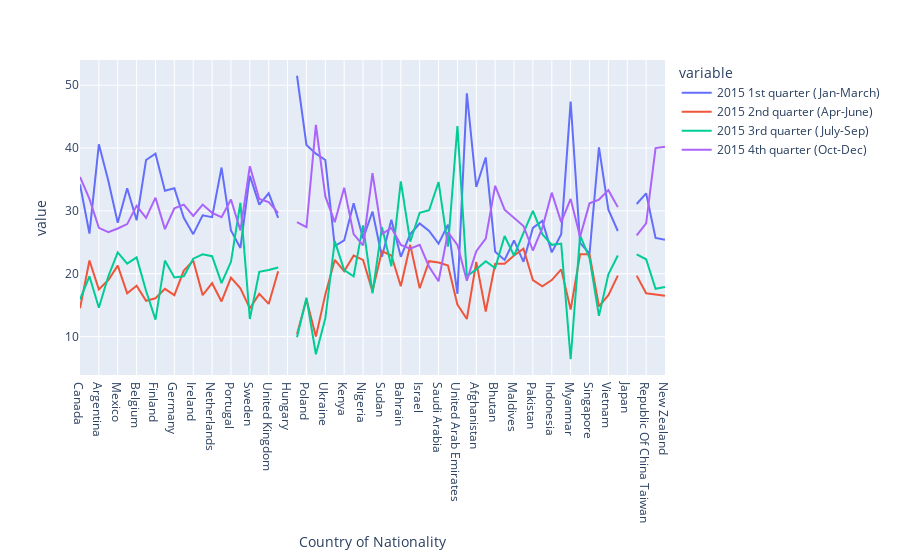

The cell this chart's notebook holds for it:
### Code cell
cols = ['2015 1st quarter (Jan-March) ','2015 2nd quarter (Apr-June)', '2015 3rd quarter (July-Sep) ', '2015 4th quarter (Oct-Dec) ']
px.line(df, df.index, cols)

### Figure 1 — Plotly figure (JSON) as saved in the notebook; plotly's stock layout.template omitted (floating-point values rounded to 4 significant figures)
{"data": [{"hovertemplate": "variable=2015 1st quarter (Jan-March) <br>Country of Nationality=%{x}<br>value=%{y}<extra></extra>", "legendgroup": "2015 1st quarter (Jan-March) ", "line": {"color": "#636efa", "dash": "solid"}, "marker": {"symbol": "circle"}, "mode": "lines", "name": "2015 1st quarter (Jan-March) ", "orientation": "v", "showlegend": true, "type": "scatter", "x": ["Canada", "United States Of America", "Argentina", "Brazil", "Mexico", "Austria", "Belgium", "Denmark", "Finland", "France", "Germany", "Greece", "Ireland", "Italy", "Netherlands", "Norway", "Portugal", "Spain", "Sweden", "Switzerland", "United Kingdom", "Czech Rep.", "Hungary", "Kazakhstan", "Poland", "Russian Federation", "Ukraine", "Egypt", "Kenya", "Mauritius", "Nigeria", "South Africa", "Sudan", "Tanzania", "Bahrain", "Iraq", "Israel", "Oman", "Saudi Arabia", "Turkey", "United Arab Emirates", "Yemen", "Afghanistan", "Bangladesh", "Bhutan", "Iran", "Maldives", "Nepal", "Pakistan", "Sri Lanka", "Indonesia", "Malaysia", "Myanmar", "Philippines", "Singapore", "Thailand", "Vietnam", "China", "Japan", "Korea (Republic Of ", "Republic Of China Taiwan", "Australia", "New Zealand"], "xaxis": "x", "y": [34.2, 26.4, 40.6, 34.8, 28.1, 33.6, 28.5, 38.1, 39.1, 33.2, 33.6, 28.9, 26.3, 29.3, 29, 36.9, 26.9, 24.1, 35.6, 31, 32.8, 28.9, null, 51.5, 40.5, 39.1, 38.1, 24.4, 25.3, 31.2, 25.6, 29.9, 22.7, 28.6, 22.7, 26.3, 28, 26.8, 24.8, 27.8, 16.8, 48.7, 33.8, 38.5, 23.5, 22.2, 25.3, 21.9, 27.3, 28.4, 23.4, 26.3, 47.4, 24.9, 23.2, 40.1, 30.2, 26.8, null, 31.1, 32.8, 25.7, 25.4], "yaxis": "y"}, {"hovertemplate": "variable=2015 2nd quarter (Apr-June)<br>Country of Nationality=%{x}<br>value=%{y}<extra></extra>", "legendgroup": "2015 2nd quarter (Apr-June)", "line": {"color": "#EF553B", "dash": "solid"}, "marker": {"symbol": "circle"}, "mode": "lines", "name": "2015 2nd quarter (Apr-June)", "orientation": "v", "showlegend": true, "type": "scatter", "x": ["Canada", "United States Of America", "Argentina", "Brazil", "Mexico", "Austria", "Belgium", "Denmark", "Finland", "France", "Germany", "Greece", "Ireland", "Italy", "Netherlands", "Norway", "Portugal", "Spain", "Sweden", "Switzerland", "United Kingdom", "Czech Rep.", "Hungary", "Kazakhstan", "Poland", "Russian Federation", "Ukraine", "Egypt", "Kenya", "Mauritius", "Nigeria", "South Africa", "Sudan", "Tanzania", "Bahrain", "Iraq", "Israel", "Oman", "Saudi Arabia", "Turkey", "United Arab Emirates", "Yemen", "Afghanistan", "Bangladesh", "Bhutan", "Iran", "Maldives", "Nepal", "Pakistan", "Sri Lanka", "Indonesia", "Malaysia", "Myanmar", "Philippines", "Singapore", "Thailand", "Vietnam", "China", "Japan", "Korea (Republic Of ", "Republic Of China Taiwan", "Australia", "New Zealand"], "xaxis": "x", "y": [14.5, 22.1, 17.5, 19, 21.3, 16.9, 18.1, 15.7, 16.1, 17.6, 16.6, 20.5, 22.1, 16.6, 18.5, 15.6, 19.4, 17.7, 14.5, 16.8, 15.2, 20.4, null, 10.4, 15.9, 10, 16.7, 22.2, 20.4, 22.9, 22.2, 17.2, 23.6, 22.9, 18, 24.6, 17.7, 22, 21.8, 21.3, 15.1, 12.8, 21.9, 14, 21.6, 21.6, 22.9, 24, 19, 18, 19, 20.7, 14.3, 23.1, 23.1, 14.8, 16.6, 19.7, null, 19.7, 16.9, 16.7, 16.5], "yaxis": "y"}, {"hovertemplate": "variable=2015 3rd quarter (July-Sep) <br>Country of Nationality=%{x}<br>value=%{y}<extra></extra>", "legendgroup": "2015 3rd quarter (July-Sep) ", "line": {"color": "#00cc96", "dash": "solid"}, "marker": {"symbol": "circle"}, "mode": "lines", "name": "2015 3rd quarter (July-Sep) ", "orientation": "v", "showlegend": true, "type": "scatter", "x": ["Canada", "United States Of America", "Argentina", "Brazil", "Mexico", "Austria", "Belgium", "Denmark", "Finland", "France", "Germany", "Greece", "Ireland", "Italy", "Netherlands", "Norway", "Portugal", "Spain", "Sweden", "Switzerland", "United Kingdom", "Czech Rep.", "Hungary", "Kazakhstan", "Poland", "Russian Federation", "Ukraine", "Egypt", "Kenya", "Mauritius", "Nigeria", "South Africa", "Sudan", "Tanzania", "Bahrain", "Iraq", "Israel", "Oman", "Saudi Arabia", "Turkey", "United Arab Emirates", "Yemen", "Afghanistan", "Bangladesh", "Bhutan", "Iran", "Maldives", "Nepal", "Pakistan", "Sri Lanka", "Indonesia", "Malaysia", "Myanmar", "Philippines", "Singapore", "Thailand", "Vietnam", "China", "Japan", "Korea (Republic Of ", "Republic Of China Taiwan", "Australia", "New Zealand"], "xaxis": "x", "y": [15.9, 19.6, 14.6, 19.6, 23.4, 21.6, 22.6, 17.3, 12.7, 22.1, 19.4, 19.6, 22.4, 23.1, 22.8, 18.5, 21.9, 31.3, 12.8, 20.3, 20.6, 21, null, 9.9, 16.2, 7.2, 12.9, 25.2, 20.6, 19.6, 27.7, 16.9, 27.4, 21.2, 34.7, 25.1, 29.7, 30.1, 34.6, 24.3, 43.5, 19.6, 20.7, 22, 20.9, 26, 22.9, 26.5, 30, 26.3, 24.6, 24.8, 6.4, 26.1, 22.5, 13.3, 19.9, 22.9, null, 23.1, 22.3, 17.6, 17.9], "yaxis": "y"}, {"hovertemplate": "variable=2015 4th quarter (Oct-Dec) <br>Country of Nationality=%{x}<br>value=%{y}<extra></extra>", "legendgroup": "2015 4th quarter (Oct-Dec) ", "line": {"color": "#ab63fa", "dash": "solid"}, "marker": {"symbol": "circle"}, "mode": "lines", "name": "2015 4th quarter (Oct-Dec) ", "orientation": "v", "showlegend": true, "type": "scatter", "x": ["Canada", "United States Of America", "Argentina", "Brazil", "Mexico", "Austria", "Belgium", "Denmark", "Finland", "France", "Germany", "Greece", "Ireland", "Italy", "Netherlands", "Norway", "Portugal", "Spain", "Sweden", "Switzerland", "United Kingdom", "Czech Rep.", "Hungary", "Kazakhstan", "Poland", "Russian Federation", "Ukraine", "Egypt", "Kenya", "Mauritius", "Nigeria", "South Africa", "Sudan", "Tanzania", "Bahrain", "Iraq", "Israel", "Oman", "Saudi Arabia", "Turkey", "United Arab Emirates", "Yemen", "Afghanistan", "Bangladesh", "Bhutan", "Iran", "Maldives", "Nepal", "Pakistan", "Sri Lanka", "Indonesia", "Malaysia", "Myanmar", "Philippines", "Singapore", "Thailand", "Vietnam", "China", "Japan", "Korea (Republic Of ", "Republic Of China Taiwan", "Australia", "New Zealand"], "xaxis": "x", "y": [35.4, 31.9, 27.3, 26.6, 27.2, 27.9, 30.8, 28.9, 32.1, 27.1, 30.4, 31, 29.2, 31, 29.7, 29, 31.8, 26.9, 37.1, 31.9, 31.4, 29.7, null, 28.2, 27.4, 43.7, 32.3, 28.2, 33.7, 26.3, 24.5, 36, 26.3, 27.3, 24.6, 24, 24.6, 21.1, 18.8, 26.6, 24.6, 18.9, 23.6, 25.6, 34, 30.2, 28.9, 27.6, 23.7, 27.3, 32.9, 28.2, 31.9, 25.9, 31.2, 31.8, 33.3, 30.6, null, 26.1, 28, 40, 40.2], "yaxis": "y"}], "layout": {"legend": {"title": {"text": "variable"}, "tracegroupgap": 0}, "margin": {"t": 60}, "xaxis": {"anchor": "y", "domain": [0, 1], "title": {"text": "Country of Nationality"}}, "yaxis": {"anchor": "x", "domain": [0, 1], "title": {"text": "value"}}}}
